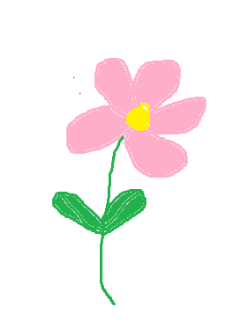
#> input picture Basicimage/gambar.jpg, 236 x 322 px
$ python praktik2.py
#> lines starting #> are read from the running program, lines starting #| are printed output that depends on the picture
import cv2
import numpy as np
import matplotlib.pyplot as plt

# Baca gambar
img = cv2.imread('gambar.jpg')  # ganti dengan nama file gambarmu
#> img is the input picture: shape (322, 236, 3); mean B, G, R 240.6, 242.2, 247.4
img = cv2.cvtColor(img, cv2.COLOR_BGR2RGB)  # ubah ke RGB biar warnanya benar di matplotlib

# 1. Mean Filter
mean = cv2.blur(img, (9, 9))  # kernel 3x3
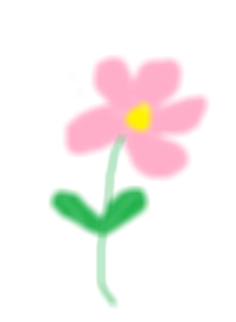
#> mean: shape (322, 236, 3); mean R, G, B 247.4, 242.2, 240.6

# 2. Median Filter
median = cv2.medianBlur(img, 9)  # kernel size = 3
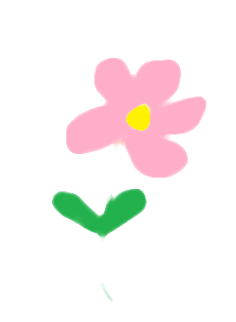
#> median: shape (322, 236, 3); mean R, G, B 248.3, 242.4, 241.3

# 3. Gaussian Blur
gaussian = cv2.GaussianBlur(img, (9, 9), 0)  # kernel 3x3, sigmaX = 0 (otomatis)
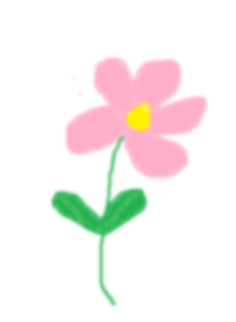
#> gaussian: shape (322, 236, 3); mean R, G, B 247.4, 242.2, 240.6

# Tampilkan semua hasil
titles = ['Original', 'Mean Filter', 'Median Filter', 'Gaussian Blur']
images = [img, mean, median, gaussian]

plt.figure(figsize=(12, 6))
for i in range(4):
    plt.subplot(1, 4, i+1)
    plt.imshow(images[i])
    plt.title(titles[i])
    plt.axis('off')
plt.tight_layout()
plt.show()
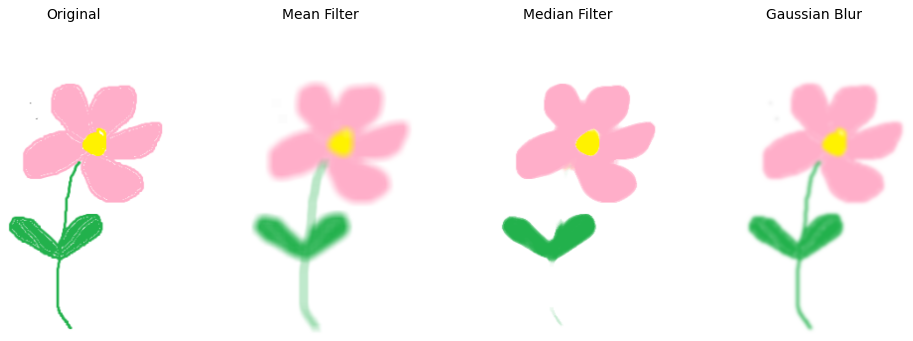
#> figure drawn by matplotlib, 4 panels

$ run again, with Basicimage/th.jpeg copied over Basicimage/gambar.jpg
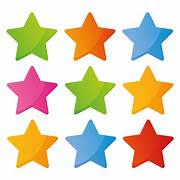
#> input picture Basicimage/th.jpeg, 180 x 180 px
#> img is the input picture: shape (180, 180, 3); mean B, G, R 192.5, 214.1, 226
#> `gaussian = cv2.GaussianBlur(img, (9, 9), 0)`:
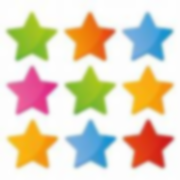
#> gaussian: shape (180, 180, 3); mean R, G, B 226, 214.1, 192.5
#> `plt.show()`:
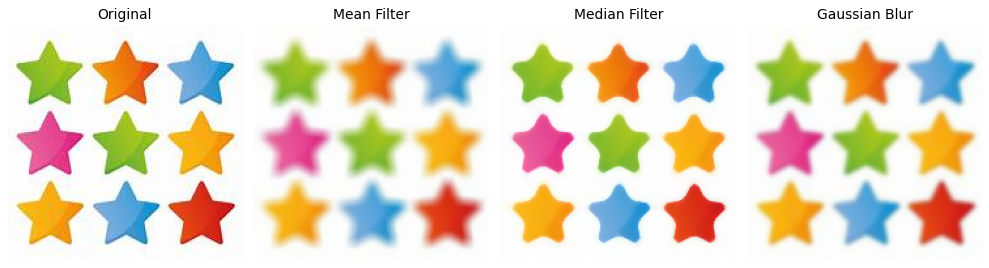
#> figure drawn by matplotlib, 4 panels
